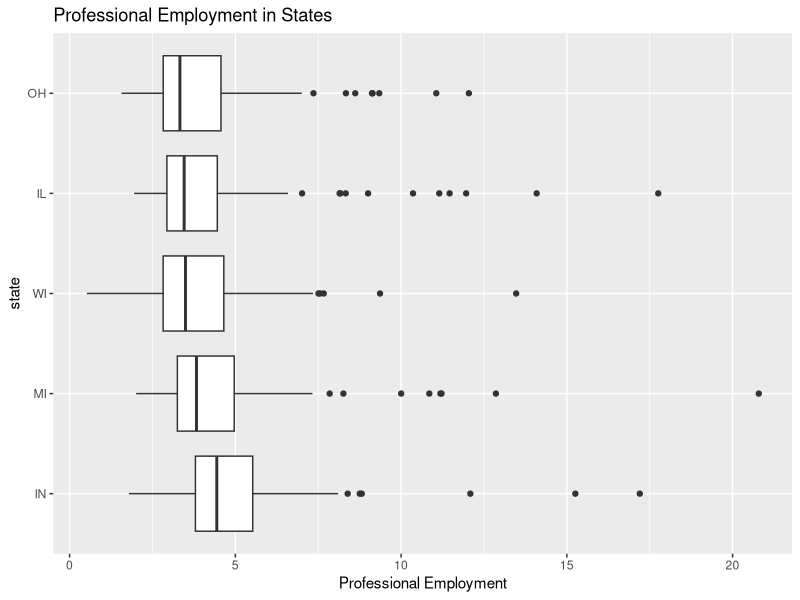
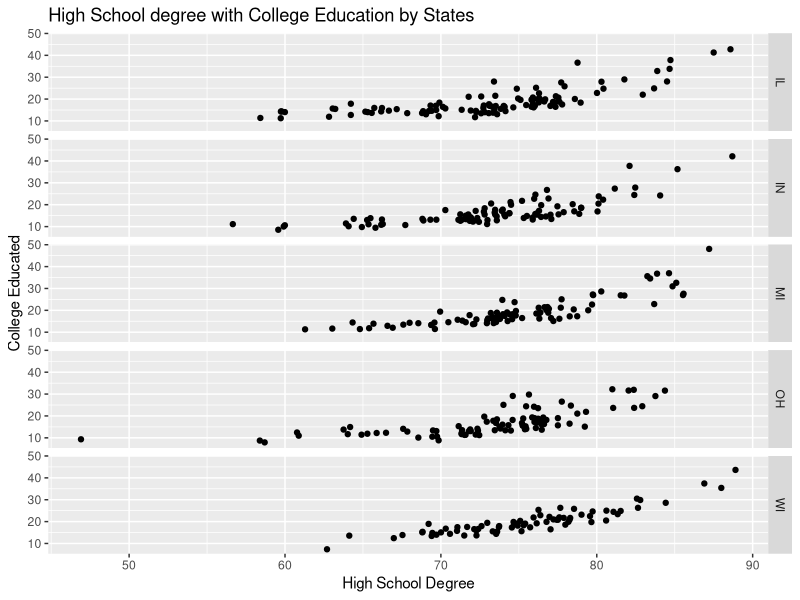
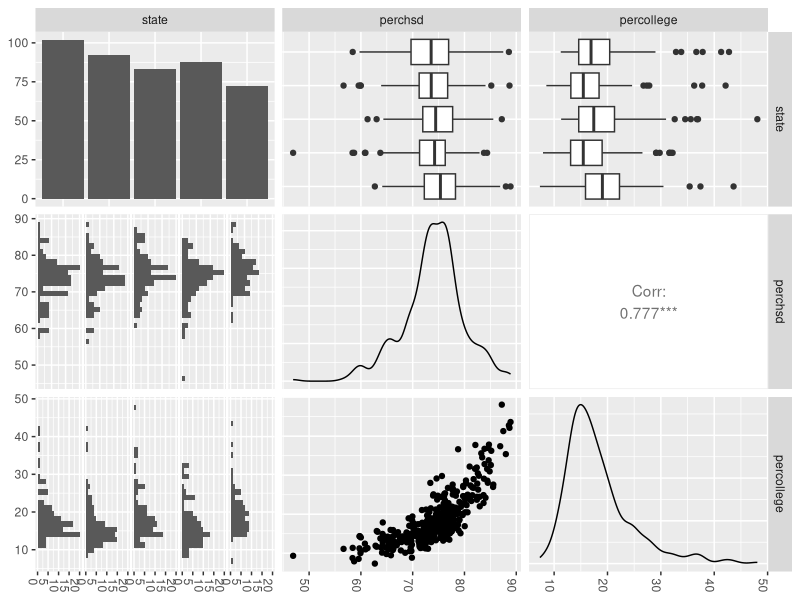
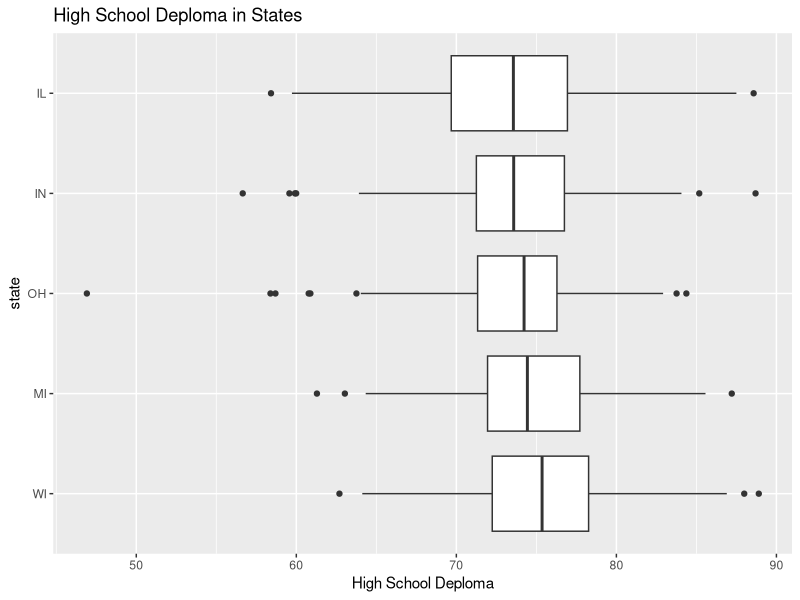
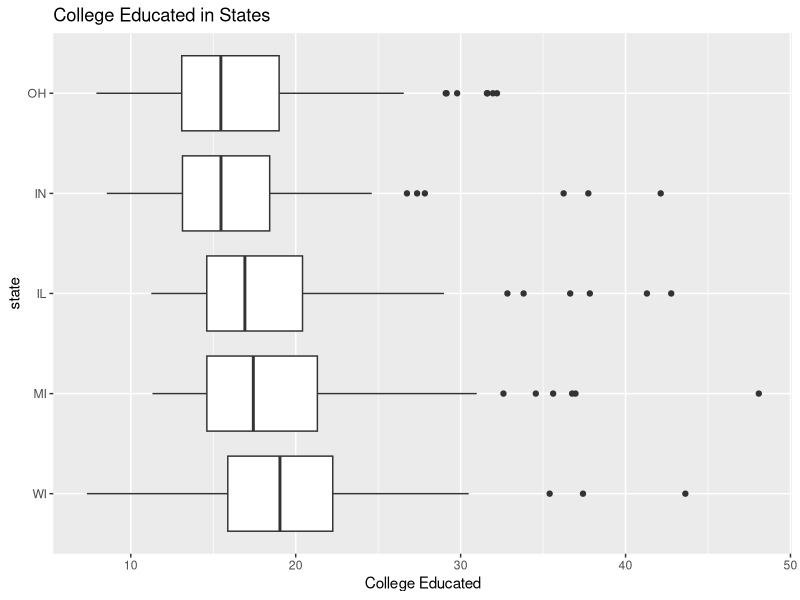
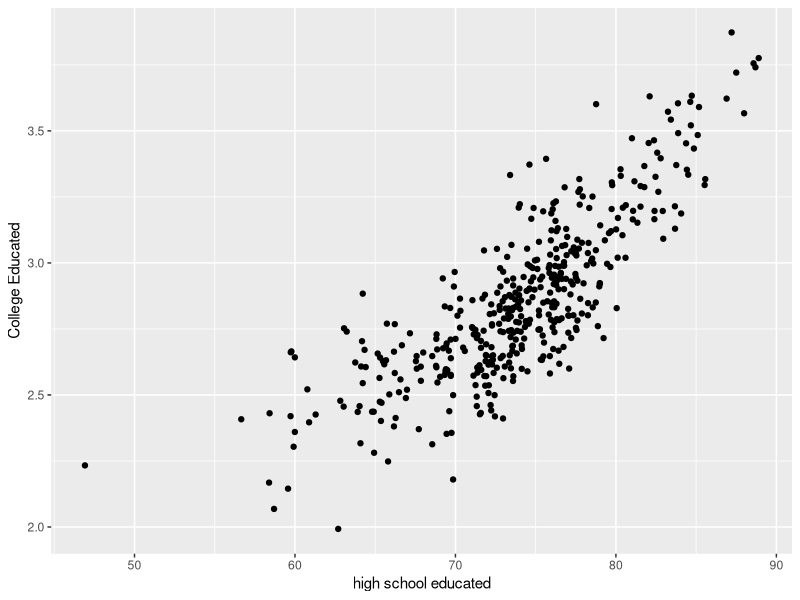
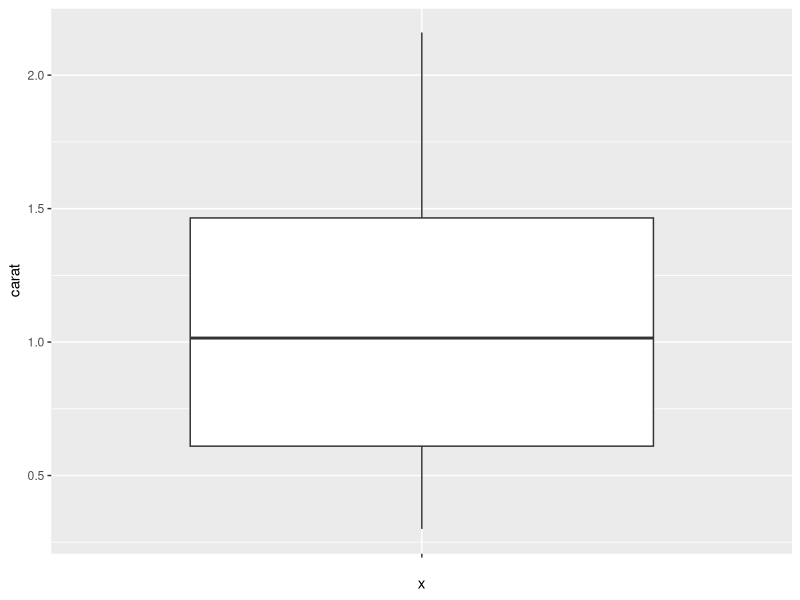
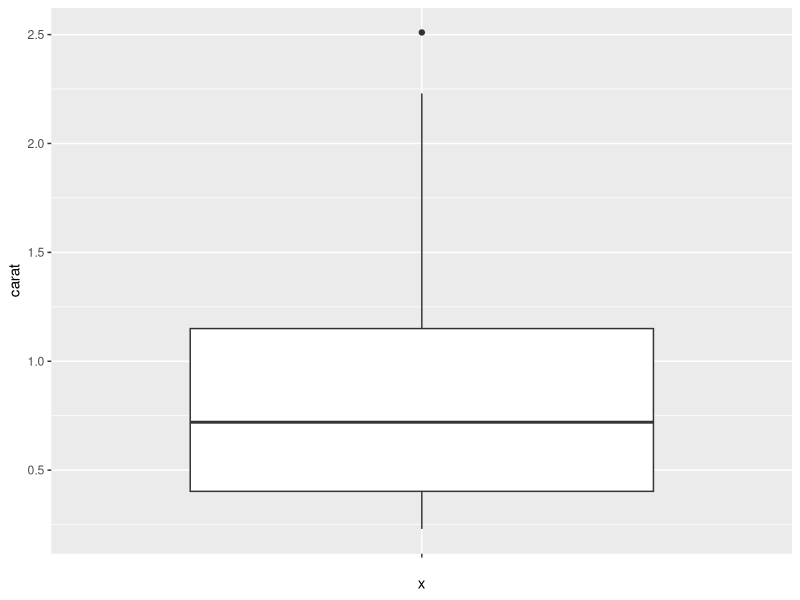

Write R code to recreate these figures, in order. (Note: this script raises an error after producing the figures.)
##########################
#                        #
#   name: Kai-yu Chen    #
#                        #
##########################


#### Problem 1 ####

#load data
library(ggplot2)
library(GGally)
data(midwest)

#get percentage of profesional employment in each state
il <- sum(midwest$popadults[midwest$state =="IL"] * midwest$percprof[midwest$state=="IL"])/sum(midwest$popadults[midwest$state=="IL"]) 
In <- sum(midwest$popadults[midwest$state =="IN"] * midwest$percprof[midwest$state=="IN"])/sum(midwest$popadults[midwest$state=="IN"]) 
mi <- sum(midwest$popadults[midwest$state =="MI"] * midwest$percprof[midwest$state=="MI"])/sum(midwest$popadults[midwest$state=="MI"]) 
oh <- sum(midwest$popadults[midwest$state =="OH"] * midwest$percprof[midwest$state=="OH"])/sum(midwest$popadults[midwest$state=="OH"]) 
wi <- sum(midwest$popadults[midwest$state =="WI"] * midwest$percprof[midwest$state=="WI"])/sum(midwest$popadults[midwest$state=="WI"]) 

#gather five states into one vector
prof_vector <- c(il,In,mi,oh,wi)
# percentage of total population with a professional emplyment in each state
prof_vector

#plot state vs percentage of professional employment
ggplot(midwest,                             #data
       #ordered percentage of professional employment from lowest to highest 
       aes(reorder(state,-percprof,FUN = 'median'),percprof)) + 
       geom_boxplot() +                     # boxplot
       coord_flip()+                        #flip coordinates
       scale_x_discrete("state") +          # x axis
       ylab("Professional Employment") +    # y label
       ggtitle("Professional Employment in States")

#### Problem 2 ####

#percentage of poeople with high school deploma
#Illinois
hsd_per_il <-sum((midwest$popadults[midwest$state=="IL"])*(midwest$perchsd[midwest$state=="IL"]))/sum(midwest$popadults[midwest$state=="IL"])
#indian
hsd_per_in <-sum((midwest$popadults[midwest$state=="IN"])*(midwest$perchsd[midwest$state=="IN"]))/sum(midwest$popadults[midwest$state=="IN"])
#Michigan
hsd_per_mi <-sum((midwest$popadults[midwest$state=="MI"])*(midwest$perchsd[midwest$state=="MI"]))/sum(midwest$popadults[midwest$state=="MI"])
#Ohio
hsd_per_oh <-sum((midwest$popadults[midwest$state=="OH"])*(midwest$perchsd[midwest$state=="OH"]))/sum(midwest$popadults[midwest$state=="OH"])
#Wisconsin
hsd_per_wi <-sum((midwest$popadults[midwest$state=="WI"])*(midwest$perchsd[midwest$state=="WI"]))/sum(midwest$popadults[midwest$state=="WI"])
#vector includes percentage of high school degree in all midwest stats 
hsd_vector <-c(hsd_per_il,hsd_per_in,hsd_per_mi,hsd_per_oh,hsd_per_wi)
hsd_vector

#percentage of people college educated
#Illinois
ce_per_il <-sum((midwest$popadults[midwest$state=="IL"])*(midwest$percollege[midwest$state=="IL"]))/sum(midwest$popadults[midwest$state=="IL"])
#indian
ce_per_in <-sum((midwest$popadults[midwest$state=="IN"])*(midwest$percollege[midwest$state=="IN"]))/sum(midwest$popadults[midwest$state=="IN"])
#Michigan
ce_per_mi <-sum((midwest$popadults[midwest$state=="MI"])*(midwest$percollege[midwest$state=="MI"]))/sum(midwest$popadults[midwest$state=="MI"])
#Ohio
ce_per_oh <-sum((midwest$popadults[midwest$state=="OH"])*(midwest$percollege[midwest$state=="OH"]))/sum(midwest$popadults[midwest$state=="OH"])
#Wisconsin
ce_per_wi <-sum((midwest$popadults[midwest$state=="WI"])*(midwest$percollege[midwest$state=="WI"]))/sum(midwest$popadults[midwest$state=="WI"])
#vector includes percentage of college educated in all midwest stats, Wisconsin has highest percentage of people with college educated
ce_vector <-c(ce_per_il,ce_per_in,ce_per_mi,ce_per_oh,ce_per_wi)
ce_vector

#facets plot for three way
qplot(x=perchsd, y=percollege,         # x, y  
      facets=state~.,                  #percentage vary by states 
      xlab=("High School Degree"),     # x label
      ylab=("College Educated"),       # y label
      data=midwest, main="High School degree with College Education by States")

#ggpairs for three way 
education <- midwest[,c('state','perchsd','percollege')]
ggpairs(education)+theme(axis.text.x = element_text(angle = -90, vjust = 1, hjust = 0))

#plot state vs high school deploma
ggplot(midwest,                        #data
       #ordered percentage of high school diploma from lowest to highest 
       aes(reorder(state,-perchsd,FUN = 'median'),perchsd)) + 
  geom_boxplot() +                     # boxplot
  coord_flip()+                        #flip coordinates
  scale_x_discrete("state") +          # x axis
  ylab("High School Deploma") +    # y label
  ggtitle("High School Deploma in States")

#plot state vs college educated
ggplot(midwest,                        #data
       #ordered percentage of college educated from lowest to highest 
       aes(reorder(state,-percollege,FUN = 'median'),percollege)) + 
  geom_boxplot() +                     # boxplot
  coord_flip()+                        #flip coordinates
  scale_x_discrete("state") +          # x axis
  ylab("College Educated") +    # y label
  ggtitle("College Educated in States")

#plot high school diploma vs log-transformed college educated
ggplot(midwest,                        #data
       aes(perchsd,log(percollege))) + #transformation on percollege
  geom_point() +                       #scatter plot
  xlab("high school educated")+
  ylab("College Educated")        




#### Problem 3 ####

#load data
data(diamonds)

#sampling 
#sampling redroducible
set.seed(29) 
#sample size = 10
id.small <- sample(1:nrow(diamonds), 10)
sample.small <-diamonds[id.small,]
#see min, 1st Q, mean, median, 3rd Q, max information of carat
summary(sample.small$carat)
#standard deviation
sd(sample.small$carat)

set.seed(1)
#sample size = 100
id.medium <- sample(1:nrow(diamonds),100)
sample.medium <-diamonds[id.medium,]
summary(sample.medium$carat)
sd(sample.medium$carat)

set.seed(2245)
#sample size = 1000
id.large <-sample(1:nrow(diamonds),1000)
sample.large <-diamonds[id.large,]
summary(sample.large$carat)
sd(sample.large$carat)


#box plot
#small sample size = 50
ggplot(sample.small,aes("",carat)) +
  geom_boxplot()
#medium sample size = 500
ggplot(sample.medium,aes("",carat)) +
  geom_boxplot() 
#large sample size = 5000
ggplot(sample.large,aes("",carat)) +
  geom_boxplot() 

#histogram
#n = 10, number of cells = 4
hist(log(sample.small$carat),breaks = 4, xlab = "log carat", main="N = 10")
#n=100, number of cells = 10
hist(log(sample.medium$carat),breaks = 10, xlab ="log carat", main ="N = 100" )
#n = 1000, number of cells = 15
hist(log(sample.large$carat),breaks = 15, xlab ="log carat", main = "N = 1000")


#### Problem 4 ####
#load graphic device package
library(jpeg)
library(png)

#write a function to store a vector of file memory
filememo <- function(a,c){

  set.seed(43)
  x<- round(runif(a,0,1),digits = 3)
  y<- round(runif(a,0,1),digits = 3)
  
  if (c == "jpg"){
    jpeg('rplot.jpg')
    plot(x,y)
    dev.off()
    s <-"rplot.jpg"
    file_size <- file.info(s)$size
    
  } else if (c == "pdf"){
    pdf('rplot.pdf')
    plot(x,y)
    dev.off()
    s <-"rplot.pdf"
    file_size <- file.info(s)$size

    
  } else if (c == "png"){
    png('rplot.png')
    plot(x,y)
    dev.off()
    s <-"rplot.png"
    file_size <- file.info(s)$size

  } else if(c == "ps"){
    postscript('rplot.ps')
    plot(x,y)
    dev.off()
    s <-"rplot.ps"
    file_size <- file.info(s)$size
    
  } else{
    return (FALSE)
  }
  
  return(file_size)

}

#sample size = 10~100000
n <- seq(10,100000,length.out = 500)

#create file size vector in each file format
#JPEG
file_size_jpeg<-mapply(filememo,n,"jpg")
#PDF
file_size_pdf<-mapply(filememo,n,"pdf")
#PNG
file_size_png<-mapply(filememo,n,"png")
#PS
file_size_ps<-mapply(filememo,n,"ps")

#create a graph grid 2x2
par(mfrow=c(2,2))
# both jpg and png file formats show instant boost to peak
# and floowed by exponential decay in the relationship of N and file size, 
# while pdf and ps file format show positive linear correlation in N and file size 
plot(n,file_size_jpeg, main="N vs File Size in JPG format")
plot(n,file_size_pdf, main="N vs File Size in PDF format")
plot(n,file_size_png, main="N vs File Size in PNG format")
plot(n,file_size_ps, main="N vs File Size in PS format")

#### Problem 5 ####
#load data
data(diamonds)
#subset data size to 10000
set.seed(609)
id <- sample(1:nrow(diamonds),10000)
subset <- diamonds[id,] 

#histogram
#color
ggplot(subset,aes(x=color))+geom_bar()
#carat
qplot(x= carat, data=subset, binwidth = 0.2, main="Carat")
#price
qplot(x= price, data=subset, binwidth = 1000, main="Price")

#both carat and price were right-skewed, so log transformation was performed 
#carat
qplot(x= log2(carat), data=subset, binwidth = 0.4, main="Carat")
#price
qplot(x= log2(price), data=subset, binwidth = 0.3, main="Price")

#log-log plot in carat and price
ggplot(subset, aes(log(carat),log(price))) + geom_point() +                       
  xlab("log carat")+
  ylab("log price")        


#three-way relations between color, carat, price (Facets)
qplot(x = carat, y= price, facets=color~.,data=subset,main="Carat vs. Price by Color")
#three-way relations between color, carat, price (gg-paired)
df <- subset[,c('color','carat','price')]
ggpairs(df)+theme(axis.text.x = element_text(angle = -90, vjust = 1, hjust = 0))


